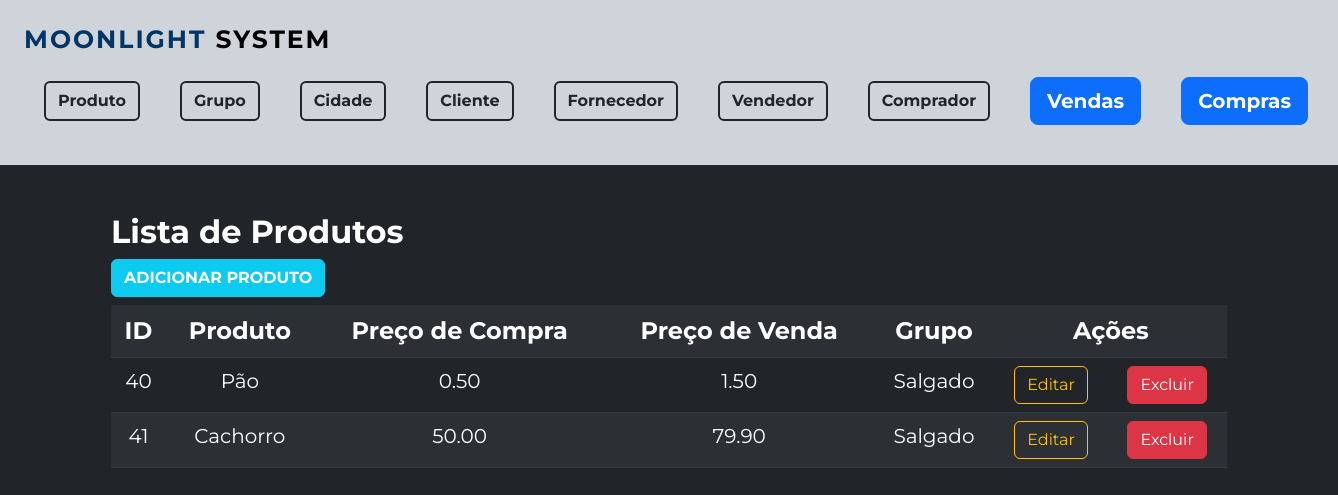
Page /Produto/formListaProduto.php on the earlier database version.
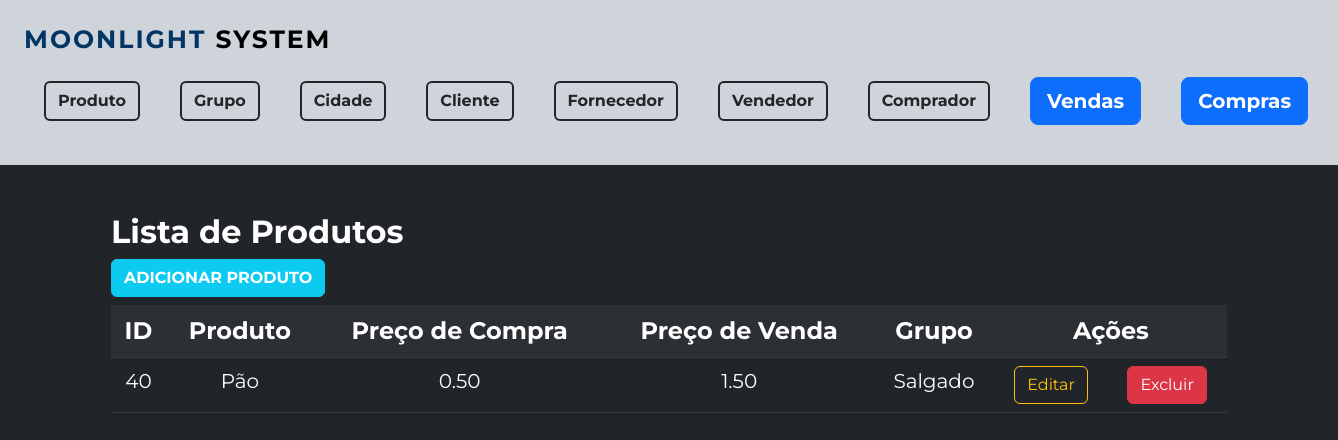
Same page on the later database version.
### tables this page shows
CREATE TABLE `tb_produto` (
  `id_produto` int(11) NOT NULL,
  `nm_produto` varchar(55) NOT NULL,
  `precocompra` float(9,2) DEFAULT NULL,
  `precovenda` float(9,2) DEFAULT NULL,
  `obs` text DEFAULT NULL,
  `fk_id_grupo` int(11) DEFAULT NULL,
  `qtd_estoque` double(9,2) DEFAULT NULL
);

CREATE TABLE `tb_grupo` (
  `id_grupo` int(11) NOT NULL,
  `nm_grupo` varchar(55) DEFAULT NULL
);

### Produto/formListaProduto.php (the view, shortened to what this page needs)
<?php
include '../formMenu.php';
include '../conexao/conecta.php';
$sql="SELECT prod.id_produto, prod.nm_produto,prod.precocompra, prod.precovenda,gr.nm_grupo FROM tb_produto prod INNER JOIN tb_grupo gr ON gr.id_grupo=prod.fk_id_grupo";
$resultado= mysqli_query($conexao,$sql);
?>
<div class="container pt-5">
<h2 class="fw-bold"> Lista de Produtos</h2>
<a href="formProduto.php" class="btn btn-info fw-bold text-white mb-2">ADICIONAR PRODUTO</a>
	<table class="table table-striped table-dark container text-center">
		<tr class="fs-4">
			<th>ID </th>
			<th>Produto</th>
			<th>Preço de Compra</th>
			<th>Preço de Venda</th>
			<th>Grupo</th>
			<th colspan="2">Ações</th>
		</tr>
		<?php
			while ( $item=mysqli_fetch_array($resultado)) {
				echo "<tr class='fs-5'>";
				echo "<td> $item[id_produto] </td>";
				echo "<td> $item[nm_produto] </td>";
				echo "<td> $item[precocompra] </td>";
				echo "<td> $item[precovenda] </td>";
				echo "<td> $item[nm_grupo] </td>";
				echo "<td><a href='formProduto.php?id=$item[id_produto]' class='btn btn-outline-warning'>Editar</a></td>";
				echo "<td><a href='formExcluirProduto.php?id=$item[id_produto]' class='btn btn-danger'>Excluir</a></td>";
			}
	?>
	</table>
</div>

Differences in the rows shown:
removed tb_produto: id_produto "41", nm_produto "Cachorro", precocompra "50.00", precovenda "79.90", tb_grupo.nm_grupo "Salgado"
